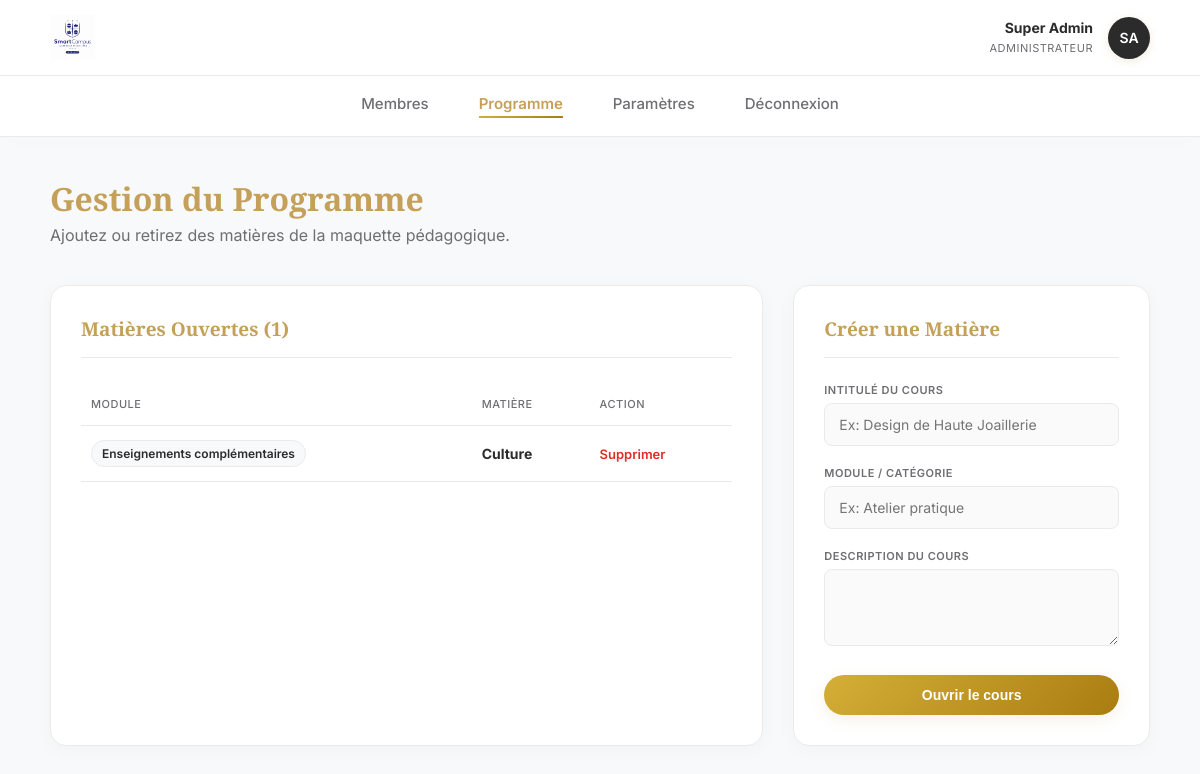
The page /gestion_cours.php (signed in) on the database its author committed.
### tables this page shows
CREATE TABLE utilisateurs (
        id INTEGER PRIMARY KEY AUTOINCREMENT,
        prenom TEXT NOT NULL,
        nom TEXT NOT NULL,
        email TEXT UNIQUE NOT NULL,
        role TEXT CHECK(role IN ('etudiant', 'professeur', 'administrateur')) NOT NULL,
        mot_de_passe_hash TEXT NOT NULL,
        statut_compte TEXT DEFAULT 'actif',
        groupe_id INTEGER,
        FOREIGN KEY(groupe_id) REFERENCES groupes(id) ON DELETE SET NULL
    );

CREATE TABLE cours (
        id INTEGER PRIMARY KEY AUTOINCREMENT,
        titre TEXT NOT NULL,
        categorie TEXT NOT NULL,
        description TEXT,
        groupe_id INTEGER,
        professeur_id INTEGER,
        FOREIGN KEY(groupe_id) REFERENCES groupes(id) ON DELETE CASCADE,
        FOREIGN KEY(professeur_id) REFERENCES utilisateurs(id) ON DELETE SET NULL
    );

### gestion_cours.php (the view, shortened to what this page needs)
<?php
require_once 'db.php';
$stmt_admin = $db->prepare("SELECT prenom, nom FROM utilisateurs WHERE id = ?");
$stmt_admin->execute([$_SESSION['utilisateur_id']]);
$admin = $stmt_admin->fetch(PDO::FETCH_ASSOC);
$initiales = strtoupper(substr($admin['prenom'], 0, 1) . substr($admin['nom'], 0, 1));
$liste_cours = $db->query("SELECT * FROM cours ORDER BY categorie, titre")->fetchAll(PDO::FETCH_ASSOC);
?>
<!DOCTYPE html>
<html lang="fr">
<head>
    <link rel="stylesheet" href="style.css">
</head>
<body>
    <header class="top-bar">
        <img src="images/logo.jpg" alt="Logo HEJ">
        <div class="user-widget">
            <div class="user-widget-info" style="text-align: right;">
                <strong><?= htmlspecialchars($admin['prenom'] . ' ' . $admin['nom']) ?></strong>
                <span>Administrateur</span>
            </div>
            <div class="avatar-small" style="background:#2b2b2b;"><?= $initiales ?></div>
        </div>
    </header>
    <nav class="top-nav">
        <a href="dashboard_administrateur.php">Membres</a>
        <a href="gestion_cours.php" class="active">Programme</a>
        <a href="parametres.php">Paramètres</a>
        <a href="deconnexion.php">Déconnexion</a>
    </nav>
    <div class="container">
        <div style="margin-bottom: 40px;">
            <h1 style="margin:0; color:var(--primary);">Gestion du Programme</h1>
            <p style="margin:5px 0 0 0; color:var(--text-muted);">Ajoutez ou retirez des matières de la maquette pédagogique.</p>
        </div>
        <div class="dashboard-grid">
            <div class="card">
                <div class="card-header"><h2>Matières Ouvertes (<?= count($liste_cours) ?>)</h2></div>
                <table>
                    <tr><th>Module</th><th>Matière</th><th>Action</th></tr>
                    <?php foreach ($liste_cours as $c): ?>
                        <tr>
                            <td><span class="badge badge-neutral"><?= htmlspecialchars($c['categorie']) ?></span></td>
                            <td><strong><?= htmlspecialchars($c['titre']) ?></strong></td>
                            <td><a href="gestion_cours.php?action=supprimer&id=<?= $c['id'] ?>" style="color:var(--danger); font-weight:600; text-decoration:none; font-size:13px;" onclick="return confirm('Supprimer ce cours supprimera TOUTES ses notes liées. Continuer ?');">Supprimer</a></td>
                        </tr>
                    <?php endforeach; ?>
                </table>
            </div>
            <div class="card">
                <div class="card-header"><h2>Créer une Matière</h2></div>
                <form action="gestion_cours.php" method="POST">
                    <label>Intitulé du cours</label>
                    <input type="text" name="titre" placeholder="Ex: Design de Haute Joaillerie" required>
                    <label>Module / Catégorie</label>
                    <input type="text" name="categorie" placeholder="Ex: Atelier pratique" required list="cats">
                    <label>Description du cours</label>
                    <textarea name="description" rows="3"></textarea>
                    <button type="submit" class="btn-action" style="width:100%; margin-top:20px;">Ouvrir le cours</button>
                </form>
            </div>
        </div>
    </div>
</body>
</html>

### style.css (style rules this page uses)
:root { --primary: #C5A059; --primary-grad: linear-gradient(135deg, #D4AF37 0%, #AA7C11 100%); --primary-light: #fdfaf5; --bg-body: #f8f9fa; --text-main: #2b2b2b; --text-muted: #6e6e73; --border: #eaeaea; --danger: #d93025; --danger-light: #fce8e6; --success: #137333; --success-light: #e6f4ea; --shadow-soft: 0 4px 20px rgba(0, 0, 0, 0.03); --shadow-hover: 0 10px 25px rgba(0, 0, 0, 0.08); }
body { font-family: 'Inter', sans-serif; background-color: var(--bg-body); margin: 0; color: var(--text-main); -webkit-font-smoothing: antialiased; }
h1, h2, h3 { font-family: 'Playfair Display', serif; font-weight: 600; }
.top-bar { display: flex; justify-content: space-between; align-items: center; padding: 15px 50px; background: rgba(255, 255, 255, 0.95); backdrop-filter: blur(10px); border-bottom: 1px solid var(--border); }
.top-bar img { height: 45px; }
.user-widget { display: flex; align-items: center; gap: 15px; }
.avatar-small { width: 42px; height: 42px; border-radius: 50%; background: var(--primary-grad); color: white; display: flex; justify-content: center; align-items: center; font-weight: 600; font-size: 14px; box-shadow: 0 2px 10px rgba(197, 160, 89, 0.2); }
.user-widget-info strong { display: block; font-size: 14px; }
.user-widget-info span { color: var(--text-muted); font-size: 11px; letter-spacing: 0.5px; text-transform: uppercase; }
.top-nav { display: flex; justify-content: center; gap: 50px; padding: 18px 0; background: white; border-bottom: 1px solid var(--border); margin-bottom: 40px; box-shadow: 0 4px 30px rgba(0,0,0,0.01); }
.top-nav a { text-decoration: none; color: var(--text-muted); font-weight: 500; font-size: 15px; transition: all 0.3s ease; position: relative; padding-bottom: 5px; }
.top-nav a::after { content: ''; position: absolute; width: 0; height: 2px; bottom: 0; left: 50%; background: var(--primary-grad); transition: all 0.3s ease; transform: translateX(-50%); }
.top-nav a.active { color: var(--primary); font-weight: 600; }
.top-nav a.active::after { width: 100%; }
.container { max-width: 1100px; margin: 0 auto; padding: 0 20px 60px; animation: fadeUp 0.5s ease-out forwards; }
.dashboard-grid { display: grid; grid-template-columns: 2fr 1fr; gap: 30px; }
.card { background: white; border-radius: 16px; padding: 30px; border: 1px solid var(--border); box-shadow: var(--shadow-soft); transition: transform 0.3s ease, box-shadow 0.3s ease; }
.card-header { border-bottom: 1px solid var(--border); padding-bottom: 15px; margin-bottom: 25px; }
.card-header h2 { margin: 0; font-size: 19px; color: var(--primary); }
.btn-action { background: var(--primary-grad); color: white; padding: 12px 24px; border-radius: 30px; text-decoration: none; font-weight: 600; font-size: 14px; border: none; cursor: pointer; transition: all 0.3s; box-shadow: 0 4px 15px rgba(197, 160, 89, 0.15); display: inline-block; text-align: center; box-sizing: border-box; }
table { width: 100%; border-collapse: collapse; }
th, td { padding: 14px 10px; text-align: left; border-bottom: 1px solid var(--border); font-size: 14px; }
th { color: var(--text-muted); font-weight: 500; text-transform: uppercase; font-size: 11px; letter-spacing: 0.5px; }
.badge { padding: 5px 10px; border-radius: 20px; font-size: 12px; font-weight: 600; display: inline-block; }
.badge-neutral { background: var(--bg-body); color: var(--text-main); border: 1px solid var(--border); }
label { font-size: 11px; font-weight: 600; text-transform: uppercase; color: var(--text-muted); margin-bottom: 6px; display: block; margin-top: 15px; letter-spacing: 0.5px; }
input, select, textarea { width: 100%; padding: 12px 14px; margin-bottom: 5px; border: 1px solid var(--border); border-radius: 8px; box-sizing: border-box; font-family: 'Inter', sans-serif; font-size: 14px; transition: all 0.3s; background-color: #fafafa; }

### rows shown on the page
utilisateurs: prenom+nom "Super Admin", initiales "SA"
cours: categorie "Enseignements complémentaires", titre "Culture"

### other values the page prints
count($liste_cours) "1"
